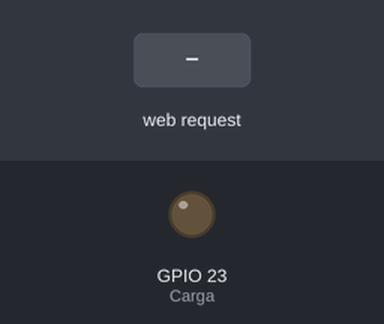
A sketch run on a simulated ESP32. Shown: output pins drawn as LEDs (lit = HIGH). Inputs (shaded band) come from the test bench. WiFi joins after 1.5 s; servers stay silent unless stated; what the sketch prints to the serial monitor is not drawn.

Above: at 2.7 s.
2.8 s: HTTP request GET /on received
At 4.0 s:
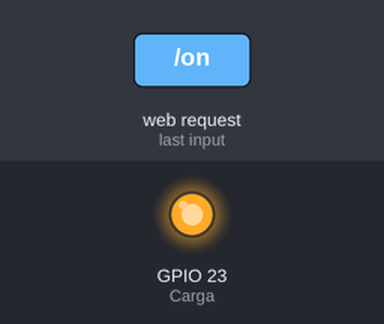
4.3 s: HTTP request GET /off received
At 5.4 s:
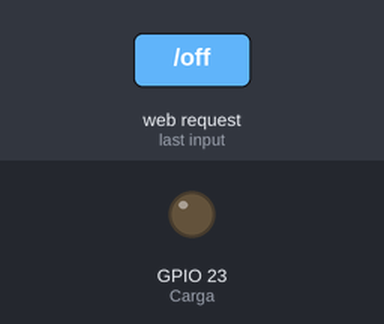
Timing chart, 0 to 7.3 s (numbered marks = the images above; inputs shaded):
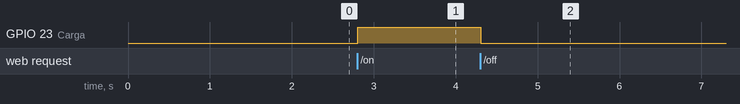

Measured:
- after the input at 2.8 s, GPIO 23 (Carga): LOW → HIGH at once
- after the input at 4.3 s, GPIO 23 (Carga): HIGH → LOW at once

The sketch:

Ejercicio_Original_1.ino
```cpp
#include <WiFi.h>


const char* ssid     = "INFINITUMzzky"; // Nombre de la red WiFi
const char* password = "ae45ee76fb";   // Contraseña de la red

WiFiServer server(80); //Servidor Web puerto 80

int contconexion = 0;
String header; // Variable para guardar el HTTP request
String EstadoCarga = "OFF";
const int Carga = 23; // Asigna nombre al GPIO23

//------------------------CODIGO HTML------------------------------
String pagina = "<!DOCTYPE html>"
"<html>"
"<head>"
"<meta charset='utf-8' />"
"<title>Servidor Web ESP32</title>"
"</head>"
"<body>"
"<center>"
"<h1>Servidor Web ESP32</h1>"
"<p><a href='/on'><button style='height:50px;width:100px'>ON</button></a></p>"
"<p><a href='/off'><button style='height:50px;width:100px'>OFF</button></a></p>"
"</center>"
"</body>"
"</html>";


void setup() {
      Serial.begin(115200);      // Configura puerto serial
      Serial.println("");
      pinMode(Carga, OUTPUT);    // Configura GPIO23 como salida
      digitalWrite(Carga, LOW);  // Inicia con carga apagada

  // Conexión WIFI
  WiFi.begin(ssid, password);
  //Cuenta hasta 50 si no se puede conectar lo cancela
  while (WiFi.status() != WL_CONNECTED and contconexion <50) {
    ++contconexion;
    delay(500);
    Serial.print(".");
  }
  if (contconexion <50) {
      Serial.println("");
      Serial.println("WiFi conectado");
      Serial.print("Abra http://");
      Serial.println(WiFi.localIP());
      Serial.println("en cualquier navegador Web");
      server.begin(); // iniciamos el servidor
  }
  else {
      Serial.println("");
      Serial.println("Error de conexion");
  }
}

//----------------------------LOOP----------------------------------

void loop(){
  WiFiClient client = server.available();   // Escucha a los clientes entrantes

  if (client) {                             // Si se conecta un nuevo cliente
    Serial.println("New Client.");          //
    String currentLine = "";                //
    while (client.connected()) {            // loop mientras el cliente está conectado
      if (client.available()) {             // si hay bytes para leer desde el cliente
        char c = client.read();             // lee un byte
        Serial.write(c);                    // imprime ese byte en el monitor serial
        header += c;
        if (c == '\n') {                    // si el byte es un caracter de salto de linea
          // si la nueva linea está en blanco significa que es el fin del
          // HTTP request del cliente, entonces respondemos:
          if (currentLine.length() == 0) {
            client.println("HTTP/1.1 200 OK");
            client.println("Content-type:text/html");
            client.println("Connection: close");
            client.println();

             if (header.indexOf("GET /on") >= 0) {
              Serial.println("Carga Encendida");
              EstadoCarga = "ON";
              digitalWrite(Carga, HIGH);
            } else if (header.indexOf("GET /off") >= 0) {
              Serial.println("Carga Apagada");
              EstadoCarga = "OFF";
              digitalWrite(Carga, LOW);
            }

            // Muestra la página web
            client.println(pagina);

            // la respuesta HTTP temina con una linea en blanco
            client.println();
            break;
          } else { // si tenemos una nueva linea limpiamos currentLine
            currentLine = "";
          }
        } else if (c != '\r') {  // si C es distinto al caracter de retorno de carro
          currentLine += c;      // lo agrega al final de currentLine
        }
      }
    }
    // Limpiamos la variable header
    header = "";
    // Cerramos la conexión
    client.stop();
    Serial.println("Client disconnected.");
    Serial.println("");
  }
}
```
